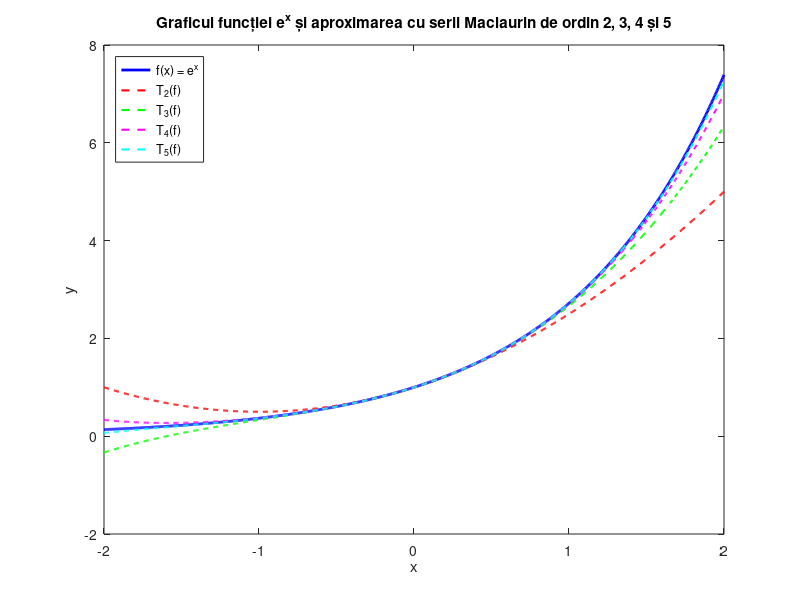

The MATLAB source for this figure:
% Definirea funcției e^x
f = @(x) exp(x);

% Definirea polinoamelor Taylor de ordin 2, 3, 4 și 5 (serii Maclaurin pentru e^x)
T2f = @(x) 1 + x + (x.^2)/2;
T3f = @(x) 1 + x + (x.^2)/2 + (x.^3)/6;
T4f = @(x) 1 + x + (x.^2)/2 + (x.^3)/6 + (x.^4)/24;
T5f = @(x) 1 + x + (x.^2)/2 + (x.^3)/6 + (x.^4)/24 + (x.^5)/120;

% Intervalul pe care se reprezintă graficul
x = linspace(-2, 2, 1000);

% Calculul valorilor funcțiilor
y_f = f(x);
y_T2f = T2f(x);
y_T3f = T3f(x);
y_T4f = T4f(x);
y_T5f = T5f(x);

% Reprezentarea grafică
figure;
plot(x, y_f, 'b', 'LineWidth', 2);
hold on;
plot(x, y_T2f, 'r--', 'LineWidth', 1.5);
plot(x, y_T3f, 'g--', 'LineWidth', 1.5);
plot(x, y_T4f, 'm--', 'LineWidth', 1.5);
plot(x, y_T5f, 'c--', 'LineWidth', 1.5);
hold off;

% Adăugarea titlului și a etichetelor pe axele x și y
title('Graficul funcției e^x și aproximarea cu serii Maclaurin de ordin 2, 3, 4 și 5');
xlabel('x');
ylabel('y');

% Adăugarea unei legende
legend('f(x) = e^x', 'T_2(f)', 'T_3(f)', 'T_4(f)', 'T_5(f)', 'Location', 'northwest');
